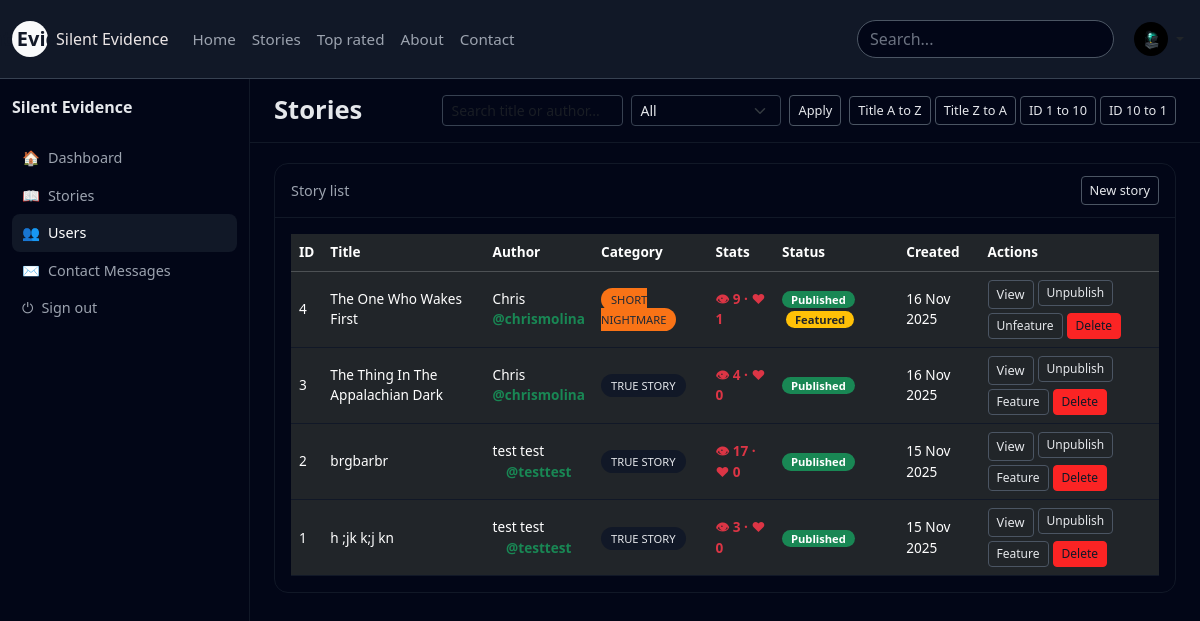
The page /stories_list.php (signed in) on the database its author committed.
### tables this page shows
CREATE TABLE `stories` (
  `id` int(10) UNSIGNED NOT NULL,
  `user_id` int(10) UNSIGNED NOT NULL,
  `title` varchar(200) NOT NULL,
  `slug` varchar(220) NOT NULL,
  `category` enum('true','paranormal','urban','short','haunted','ghosts','missing','crime','sleep','forest','night','calls','creatures','abandoned','psychological') NOT NULL DEFAULT 'true',
  `content` longtext NOT NULL,
  `image_path` varchar(255) DEFAULT NULL,
  `is_published` tinyint(1) NOT NULL DEFAULT 1,
  `is_featured` tinyint(1) NOT NULL DEFAULT 0,
  `views` int(10) UNSIGNED NOT NULL DEFAULT 0,
  `likes` int(10) UNSIGNED NOT NULL DEFAULT 0,
  `image` varchar(255) DEFAULT NULL,
  `created_at` datetime NOT NULL DEFAULT current_timestamp(),
  `updated_at` datetime NOT NULL DEFAULT current_timestamp() ON UPDATE current_timestamp()
);

CREATE TABLE `users` (
  `id` int(10) UNSIGNED NOT NULL,
  `username` varchar(50) NOT NULL,
  `email` varchar(190) NOT NULL,
  `password_hash` varchar(255) NOT NULL,
  `display_name` varchar(100) NOT NULL,
  `avatar` varchar(255) DEFAULT NULL,
  `bio` text DEFAULT NULL,
  `role` enum('user','admin') NOT NULL DEFAULT 'user',
  `created_at` datetime NOT NULL DEFAULT current_timestamp(),
  `last_login` datetime DEFAULT NULL,
  `locked_until` datetime DEFAULT NULL,
  `reset_token` varchar(64) DEFAULT NULL,
  `reset_expires` datetime DEFAULT NULL,
  `is_blocked` tinyint(1) NOT NULL DEFAULT 0,
  `blocked_reason` varchar(255) DEFAULT NULL,
  `blocked_at` datetime DEFAULT NULL
);

### stories_list.php (the view, shortened to what this page needs)
<?php session_start();
require 'include/db.php';
$search = trim($_GET['q'] ?? '');
$filter = $_GET['filter'] ?? 'all';
$sort = $_GET['sort'] ?? '';
$params = [];
$sql = 'SELECT s.id, s.title, s.category, s.is_published, s.is_featured, s.views, s.likes, s.created_at, u.display_name, u.username FROM stories s JOIN users u ON u.id = s.user_id';
if ($sort === 'title_az') {
    $sql .= ' ORDER BY s.title ASC';
} elseif ($sort === 'title_za') {
    $sql .= ' ORDER BY s.title DESC';
} elseif ($sort === 'id_asc') {
    $sql .= ' ORDER BY s.id ASC';
} elseif ($sort === 'id_desc') {
    $sql .= ' ORDER BY s.id DESC';
} else {
    $sql .= ' ORDER BY s.created_at DESC';
}
$stmt = $pdo->prepare($sql);
$stmt->execute($params);
$stories = $stmt->fetchAll();
$baseParams = [];
$azParams = $baseParams;
$azParams['sort'] = 'title_az';
$zaParams = $baseParams;
$zaParams['sort'] = 'title_za';
$idAscParams = $baseParams;
$idAscParams['sort'] = 'id_asc';
$idDescParams = $baseParams;
$idDescParams['sort'] = 'id_desc';
$sortUrlAz = 'stories_list.php?' . http_build_query($azParams);
$sortUrlZa = 'stories_list.php?' . http_build_query($zaParams);
$sortUrlIdAsc = 'stories_list.php?' . http_build_query($idAscParams);
$sortUrlIdDesc = 'stories_list.php?' . http_build_query($idDescParams); ?>
<!doctype html>
<html lang="en">
<head>
    <link href="https://cdn.jsdelivr.net/npm/bootstrap@5.3.3/dist/css/bootstrap.min.css" rel="stylesheet">
</head>
<body>
    <?php include 'include/header.php'; ?>
    <div class="layout-wrapper">
        <aside class="sidebar">
            <div class="sidebar-title">Silent Evidence</div>
            <a href="dashboard.php" class="side-link"><span>🏠</span>Dashboard</a>
            <a href="stories_list.php" class="side-link"><span>📖</span>Stories</a>
            <a href="users_list.php" class="side-link active"><span>👥</span>Users</a>
            <a href="contact_messages.php" class="side-link"><span>✉️</span>Contact Messages</a>
            <div style="margin-top:auto">
                <a href="logout.php" class="side-link"><span>⏻</span>Sign out</a>
            </div>
        </aside>
        <div class="main-area">
            <div class="main-header d-flex flex-wrap justify-content-between align-items-center gap-2">
                <h1 class="page-title mb-0">Stories</h1>
                <div class="d-flex flex-wrap gap-2 align-items-center">
                    <form method="get" class="d-flex gap-2 filter-form">
                        <input
                            type="text"
                            name="q"
                            class="form-control form-control-sm"
                            placeholder="Search title or author..."
                            value="<?php echo htmlspecialchars($search); ?>">
                        <select name="filter" class="form-select form-select-sm" style="max-width: 150px">
                            <option value="all" <?php if ($filter === 'all') echo 'selected'; ?>>All</option>
                        </select>
                        <button class="btn btn-outline-silent btn-sm" type="submit">Apply</button>
                    </form>
                    <div class="d-flex flex-wrap gap-1">
                        <a href="<?php echo htmlspecialchars($sortUrlAz); ?>" class="btn btn-outline-silent btn-sm">
                            Title A to Z
                        </a>
                        <a href="<?php echo htmlspecialchars($sortUrlZa); ?>" class="btn btn-outline-silent btn-sm">
                            Title Z to A
                        </a>
                        <a href="<?php echo htmlspecialchars($sortUrlIdAsc); ?>" class="btn btn-outline-silent btn-sm">
                            ID 1 to 10
                        </a>
                        <a href="<?php echo htmlspecialchars($sortUrlIdDesc); ?>" class="btn btn-outline-silent btn-sm">
                            ID 10 to 1
                        </a>
                    </div>
                </div>
            </div>
            <div class="main-content">
                <div class="card-dark">
                    <div class="card-dark-header d-flex justify-content-between align-items-center">
                        <span>Story list</span>
                        <a href="submit_story.php" class="btn btn-outline-silent btn-sm">New story</a>
                    </div>
                    <div class="card-dark-body">
                        <?php if (!$stories): ?>
                            <p class="small text-muted mb-0">No stories found.</p>
                        <?php else: ?>
                            <div class="table-responsive">
                                <table class="table table-dark table-hover align-middle table-dark-custom mb-0">
                                    <thead>
                                        <tr>
                                            <th>ID</th>
                                            <th>Title</th>
                                            <th>Author</th>
                                            <th>Category</th>
                                            <th>Stats</th>
                                            <th>Status</th>
                                            <th>Created</th>
                                            <th>Actions</th>
                                        </tr>
                                    </thead>
                                    <tbody>
                                        <?php foreach ($stories as $s): ?>
                                            <tr>
                                                <td><?php echo (int)$s['id']; ?></td>
                                                <td><?php echo htmlspecialchars($s['title']); ?></td>
                                                <td>
                                                    <?php echo htmlspecialchars($s['display_name'] ?: $s['username']); ?>
                                                    <span class="text-success text-center fw-bold d-block">
                                                        @<?php echo htmlspecialchars($s['username']); ?>
                                                    </span>
                                                </td>
                                                <td>
                                                    <?php
                                                    $cat   = $s['category'];
                                                    $label = 'Other';
                                                    $cls   = 'badge-cat';
                                                    if ($cat === 'true') {
                                                        $label = 'True story';
                                                        $cls  .= ' badge-cat-true';
                                                    } elseif ($cat === 'paranormal') {
                                                        $label = 'Paranormal';
                                                        $cls  .= ' badge-cat-paranormal';
                                                    } elseif ($cat === 'urban') {
                                                        $label = 'Urban legend';
                                                        $cls  .= ' badge-cat-urban';
                                                    } elseif ($cat === 'short') {
                                                        $label = 'Short nightmare';
                                                        $cls  .= ' badge-cat-short';
                                                    }
                                                    ?>
                                                    <span class="<?php echo $cls; ?>">
                                                        <?php echo htmlspecialchars($label); ?>
                                                    </span>
                                                </td>
                                                <td>
                                                    <span class=" text-danger  fw-bold">
                                                        👁 <?php echo (int)$s['views']; ?>
                                                        · ❤ <?php echo (int)$s['likes']; ?>
                                                    </span>
                                                </td>
                                                <td>
                                                    <?php if ($s['is_published']): ?>
                                                        <span class="badge bg-success badge-published">Published</span>
                                                    <?php else: ?>
                                                        <span class="badge bg-secondary badge-published">Draft</span>
                                                    <?php endif; ?>
                                                    <?php if ($s['is_featured']): ?>
                                                        <span class="badge bg-warning text-dark badge-published ms-1">Featured</span>
                                                    <?php endif; ?>
                                                </td>
                                                <td><?php echo date('d M Y', strtotime($s['created_at'])); ?></td>
                                                <td>
                                                    <div class="d-flex flex-wrap gap-1">
                                                        <a href="story.php?id=<?php echo (int)$s['id']; ?>" class="btn btn-outline-silent btn-sm">
                                                            View
                                                        </a>
                                                        <form method="post" class="d-inline action-form">
                                                            <button class="btn btn-outline-silent btn-sm" type="submit">
                                                                <?php echo $s['is_published'] ? 'Unpublish' : 'Publish'; ?>
                                                            </button>
                                                        </form>
                                                        <form method="post" class="d-inline action-form">
                                                            <button class="btn btn-outline-silent btn-sm" type="submit">
                                                                <?php echo $s['is_featured'] ? 'Unfeature' : 'Feature'; ?>
                                                            </button>
                                                        </form>
                                                        <form method="post" class="d-inline action-form" onsubmit="return confirm('Delete this story');">
                                                            <button class="btn btn-outline-danger btn-sm" type="submit">
                                                                Delete
                                                            </button>
                                                        </form>
                                                    </div>
                                                </td>
                                            </tr>
                                        <?php endforeach; ?>
                                    </tbody>
                                </table>
                            </div>
                        <?php endif; ?>
                    </div>
                </div>
            </div>
        </div>
    </div>
</body>
</html>

### stories_list.php (style rules this page uses)
body { background-color: #020617; color: #e5e7eb; font-family: system-ui, -apple-system, BlinkMacSystemFont, "Segoe UI", sans-serif; }
.layout-wrapper { display: flex; min-height: 100vh; }
.sidebar { width: 250px; background-color: #020617; border-right: 1px solid #111827; padding: 16px 12px; }
.sidebar-title { font-size: 1rem; font-weight: 600; margin-bottom: 20px; }
.side-link { display: flex; align-items: center; gap: 8px; padding: 8px 10px; font-size: 0.9rem; color: #9ca3af; border-radius: 8px; text-decoration: none; }
.side-link:hover, .side-link.active { background-color: #111827; color: #ffffff; }
.main-area { flex: 1; background-color: #020617; }
.main-header { padding: 16px 24px; border-bottom: 1px solid #111827; }
.main-content { padding: 20px 24px 32px; }
.page-title { font-size: 1.6rem; font-weight: 600; margin: 0; }
.card-dark { background-color: #020617; border: 1px solid #111827; border-radius: 14px; }
.card-dark-header { border-bottom: 1px solid #111827; padding: 12px 16px; font-size: 0.9rem; color: #9ca3af; }
.card-dark-body { padding: 16px; }
.table-dark-custom { font-size: 0.85rem; }
.table-dark-custom thead { color: #9ca3af; }
.table-dark-custom tbody tr td { border-color: #111827; }
.badge-cat { border-radius: 999px; font-size: 0.7rem; padding: 4px 10px; text-transform: uppercase; }
.badge-cat-true { background-color: #111827; color: #e5e7eb; }
.badge-cat-short { background-color: #f97316; color: #1f2937; }
.badge-published { border-radius: 999px; font-size: 0.7rem; padding: 3px 9px; }
.filter-form .form-select, .filter-form .form-control { background-color: #020617; border-color: #374151; color: #e5e7eb; }
.btn-outline-silent { border-color: #4b5563; color: #e5e7eb; font-size: 0.8rem; }
.action-form button { font-size: 0.75rem; padding: 3px 8px; }

### include/header.php (style rules this page uses)
.btn-outline-danger { background-color: #fb2424ff; border-color: #fb2424ff; color: #111827; }

### rows shown on the page
stories: id "4", title "The One Who Wakes First", user.display_name "Chris", user.username "chrismolina", category "SHORT NIGHTMARE", views "9", likes "1", is_published "Published", is_featured "Featured", created_at "16 Nov 2025"
stories: id "3", title "The Thing In The Appalachian Dark", user.display_name "Chris", user.username "chrismolina", category "TRUE STORY", views "4", likes "0", is_published "Published", created_at "16 Nov 2025", is_featured "Feature"
stories: id "2", title "brgbarbr", user.display_name "test test", user.username "testtest", category "TRUE STORY", views "17", likes "0", is_published "Published", created_at "15 Nov 2025", is_featured "Feature"
stories: id "1", title "h ;jk k;j kn", user.display_name "test test", user.username "testtest", category "TRUE STORY", views "3", likes "0", is_published "Published", created_at "15 Nov 2025", is_featured "Feature"
